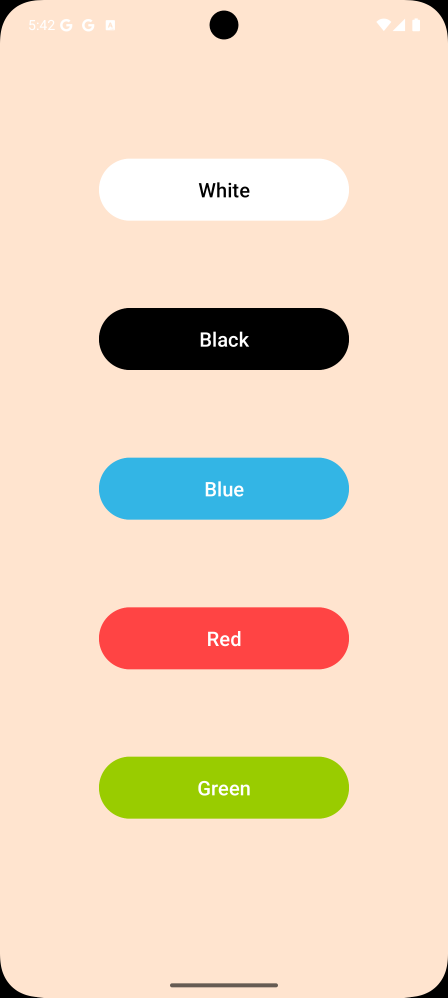
#> input picture colors.png, 1344 x 2992 px, given in place of clock.mp4, which was not available (shown at 1/3 size)
$ jupyter execute --allow-errors NTI_CV_Day2_Task1_Video_Manipulation.ipynb   (text cells are left out)
#> lines starting #> are read from the running program, lines starting #| are printed output that depends on the picture; after the words box and inside, x2 and y2 are one past the last pixel; in counts of white or black regions, pixels touching at a corner belong together; pictures that were not available may be replaced by others from this repository, and a replacement may not be noted
[cell 1]
import cv2
import numpy as np
import matplotlib.pyplot as plt

[cell 2]
img = cv2.imread('/content/jellyfish.jpg')

#> (a cell that did not finish here is left out)

#> (a cell that did not finish here is left out)

#> (a cell that did not finish here is left out)

#> (a cell that did not finish here is left out)

#> (a cell that did not finish here is left out)

#> (a cell that did not finish here is left out)

[cell 9]
import matplotlib.pyplot as plt
#> (the rest of this cell did not finish here and is left out)

[cell 10]
import cv2
import numpy as np
import matplotlib.pyplot as plt

[cell 11]
cap = cv2.VideoCapture('clock.mp4')

[cell 12]
cap

[cell 13]
fourcc = cv2.VideoWriter_fourcc(*'mp4v')
out = cv2.VideoWriter('output.mp4', fourcc, 20.0, (640,  480))

[cell 14]
frame_count=0

[cell 15]
lower_purple_RGB = np.array([0, 0, 0], dtype='uint8')
upper_purple_RGB = np.array([255, 255, 255], dtype='uint8')

lower_purple_HSV = cv2.cvtColor(lower_purple_RGB.reshape(1, 1, 3), cv2.COLOR_RGB2HSV)[0][0]
upper_purple_HSV = cv2.cvtColor(upper_purple_RGB.reshape(1, 1, 3), cv2.COLOR_RGB2HSV)[0][0]

[cell 16]
while cap.isOpened() and frame_count < 200:
    ret, frame = cap.read()
#> frame is the input picture: shape (2992, 1344, 3); mean B, G, R 190.4, 212.9, 235.5
    if not ret:
        print("Can't receive frame. Exiting...")
        break

    frame = cv2.resize(frame, (640, 480))
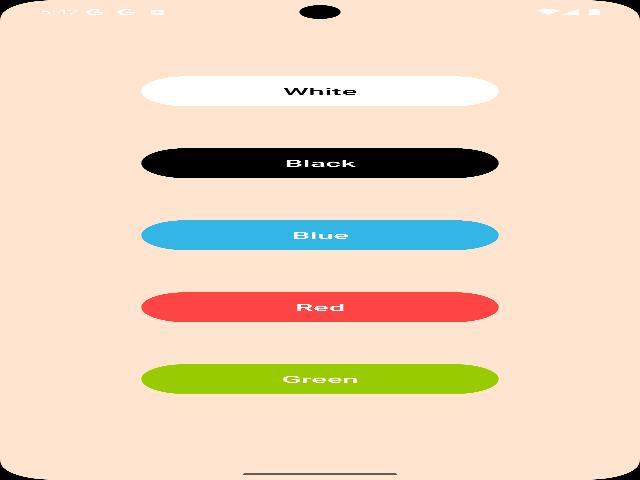
#> frame: shape (480, 640, 3); mean B, G, R 190.4, 212.8, 235.4

    hsv = cv2.cvtColor(frame, cv2.COLOR_BGR2HSV)
#> hsv: shape (480, 640, 3); mean H, S, V 15.2, 60.6, 242.8

    mask = cv2.inRange(hsv, lower_purple_HSV, upper_purple_HSV)
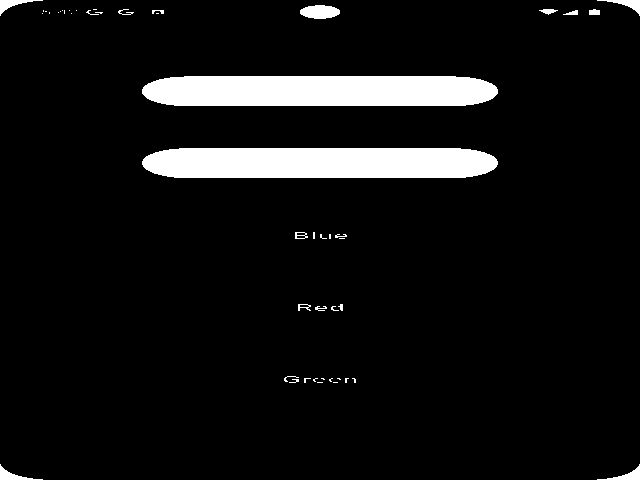
#> mask: shape (480, 640); 7.2% white; 48 white regions (29 under 20 px), largest, box (x1, y1, x2, y2) and area: (142, 148, 498, 178) 10098, (142, 76, 498, 106) 10092, (300, 5, 340, 19) 434

    result = cv2.bitwise_and(frame, frame, mask=mask)
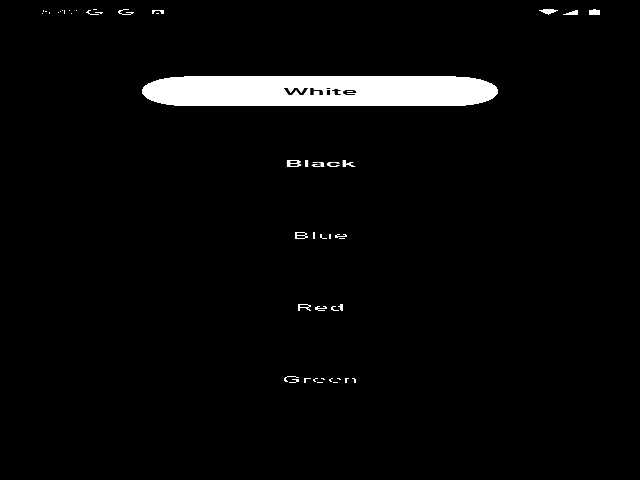
#> result: shape (480, 640, 3); min 0, max 255, mean 8.9
    result_rgb = cv2.cvtColor(result, cv2.COLOR_BGR2RGB)


    out.write(result)

    frame_count += 1

cap.release()
out.release()

$ run again, on main.png
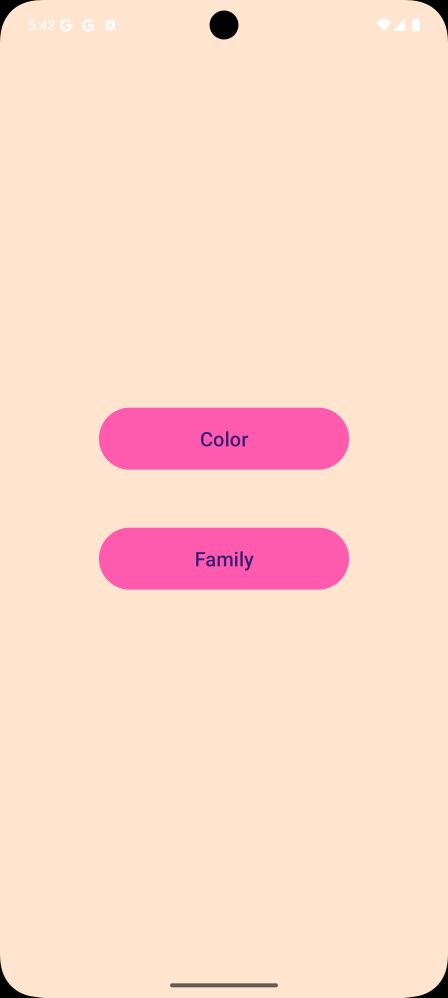
#> input picture main.png, 1344 x 2992 px, given in place of clock.mp4, which was not available (shown at 1/3 size)
#> frame is the input picture: shape (2992, 1344, 3); mean B, G, R 203.8, 217.8, 253.5
#> `frame = cv2.resize(frame, (640, 480))`:
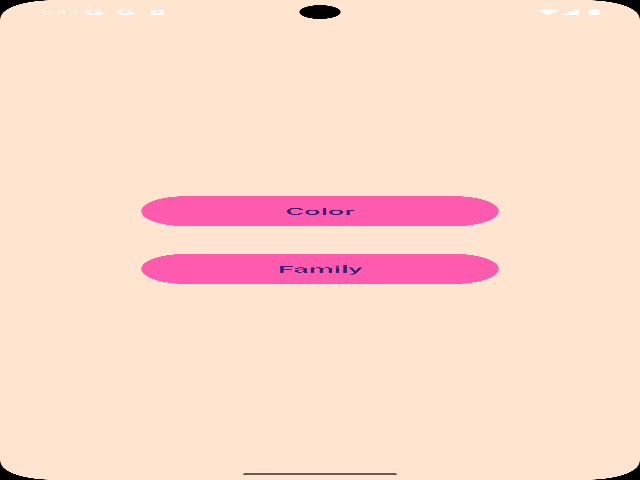
#> frame: shape (480, 640, 3); mean B, G, R 203.8, 217.8, 253.5
#> hsv: shape (480, 640, 3); mean H, S, V 23, 55.4, 253.5
#> `mask = cv2.inRange(hsv, lower_purple_HSV, upper_purple_HSV)`:
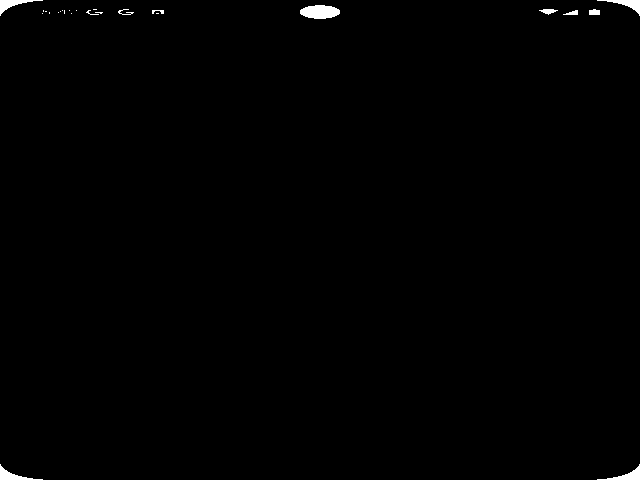
#> mask: shape (480, 640); 0.51% white; 25 white regions (15 under 20 px), largest, box (x1, y1, x2, y2) and area: (300, 5, 340, 19) 434, (0, 0, 43, 16) 211, (597, 0, 640, 16) 211
